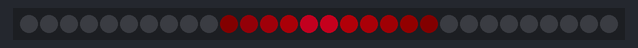
A sketch run on a simulated Arduino Uno, built with avr-gcc and run on an emulated ATmega328P. On the bench: 30 RGB LEDs in strip order, left to right. Dim RGB values are drawn brighter than linear.

Above: at 0.16 s.
At 5.0 s:
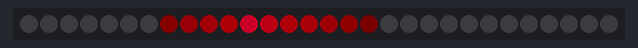
At 10.16 s:
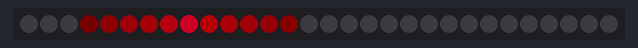
At 19.85 s:
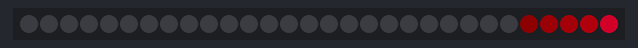
At 29.55 s:
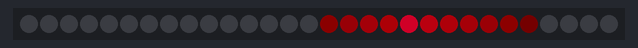
At 39.55 s:
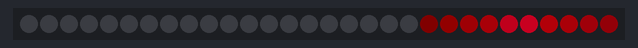

The sketch:

sinescannermod.ino
```cpp
#include <Adafruit_NeoPixel.h>
#ifdef __AVR__
#include <avr/power.h>
#endif

#define PIN 1
#define N_PIXELS 30
#define SCANNER_LENGTH 11

// Internal variables
Adafruit_NeoPixel strip;
uint32_t theBuffer[SCANNER_LENGTH + 1];  // Extra guard point for interpolation
float phase = 0.5;
float phase2 = 0.0;
int direction = 1;

// User defined settings
float phaseInc = 0.008;
float phase2Inc = 0.001;

void setBufferColor(uint32_t c1, uint32_t c2, uint8_t offset, uint8_t theLength) {
  for (int i = 0; i < theLength; i++) {
    theBuffer[i + offset] = lerpColor(c1, c2, float(i) / float(theLength));
  }
}

uint32_t lerpColor(uint32_t c1, uint32_t c2, float amt) {
  uint32_t r1 = (c1 & 0xff0000) >> 16;
  uint32_t g1 = (c1 & 0xff00) >> 8;
  uint32_t b1 = (c1 & 0xff);
  uint32_t r2 = (c2 & 0xff0000) >> 16;
  uint32_t g2 = (c2 & 0xff00) >> 8;
  uint32_t b2 = (c2 & 0xff);

  float r = (float(r1) * (1.0 - amt) + float(r2) * amt) / 2.0;
  float g = (float(g1) * (1.0 - amt) + float(g2) * amt) / 2.0;
  float b = (float(b1) * (1.0 - amt) + float(b2) * amt) / 2.0;

  return (uint32_t(r) << 16) | (uint32_t(g) << 8) | uint32_t(b);
}

void loadBuffer() {
//  setBufferColor(0, 0xff8800, 0, 5);
//  theBuffer[5] = 0xff9922;
//  setBufferColor(0xff8800, 0, 6, 5);
//  theBuffer[SCANNER_LENGTH] = 0;
  setBufferColor(0, 0xff0011, 0, 5);
  theBuffer[5] = 0xff0033;
  setBufferColor(0xff0011, 0, 6, 5);
  theBuffer[SCANNER_LENGTH] = 0;
}

void updateScanner() {
  strip.clear();

  float p = (sin(phase * TWO_PI) + 1.0) / 2.0 * N_PIXELS + 0.5;
  int p0 = p;
  float interp = 1 - (p - float(p0));
  int offset = SCANNER_LENGTH / 2;

  for (int i = 0; i < SCANNER_LENGTH; i++) {
    int pos = p0 - offset + i;
    uint32_t c = lerpColor(theBuffer[i], theBuffer[i + 1], interp);

    if (pos >= 0 && pos < N_PIXELS) {
      strip.setPixelColor(pos, c);
    }
  }

  strip.show();
  phase2 += phase2Inc;
  phase2 -= phase2 >= 1.0 ? 1 : 0;
  phase += ((sin(phase2 * TWO_PI) + 1) / 2.0) * 0.02 + 0.002;
  phase -= phase >= 1.0 ? 1 : 0;
}

void setup() {
  strip = Adafruit_NeoPixel(N_PIXELS, PIN, NEO_GRB + NEO_KHZ800);
  strip.begin();
  strip.show();
  loadBuffer();
}

void loop() {
  updateScanner();
  strip.show();
  delay(5);
}
```
